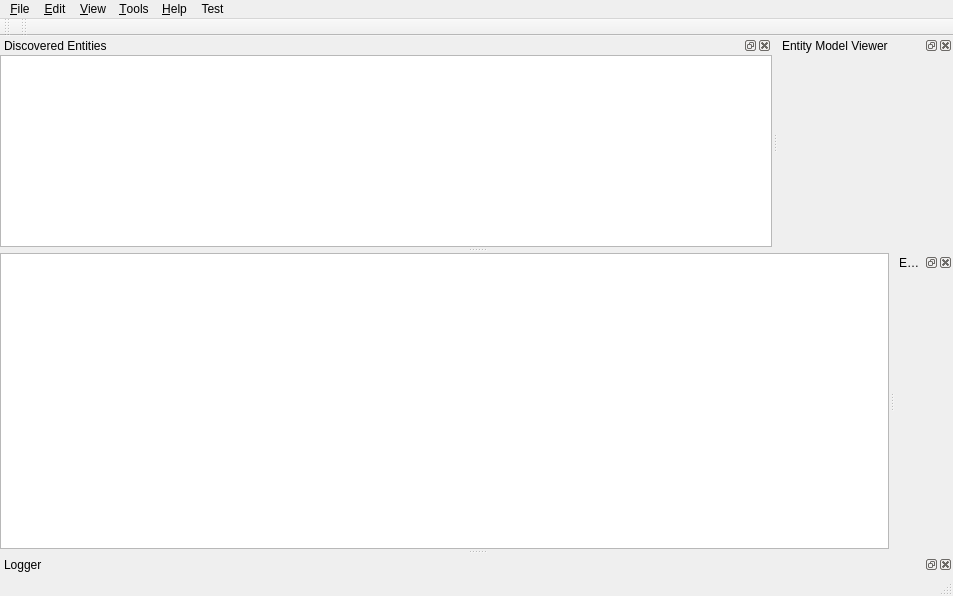
<?xml version="1.0" encoding="UTF-8"?>
<ui version="4.0">
 <class>MainWindow</class>
 <widget class="QMainWindow" name="MainWindow">
  <property name="geometry">
   <rect>
    <x>0</x>
    <y>0</y>
    <width>953</width>
    <height>596</height>
   </rect>
  </property>
  <property name="iconSize">
   <size>
    <width>32</width>
    <height>32</height>
   </size>
  </property>
  <property name="dockOptions">
   <set>QMainWindow::AllowTabbedDocks|QMainWindow::AnimatedDocks</set>
  </property>
  <widget class="QWidget" name="centralWidget">
   <layout class="QVBoxLayout" name="verticalLayout" stretch="0">
    <property name="spacing">
     <number>0</number>
    </property>
    <property name="leftMargin">
     <number>0</number>
    </property>
    <property name="topMargin">
     <number>0</number>
    </property>
    <property name="rightMargin">
     <number>0</number>
    </property>
    <property name="bottomMargin">
     <number>0</number>
    </property>
    <item>
     <widget class="QSplitter" name="splitter">
      <property name="orientation">
       <enum>Qt::Vertical</enum>
      </property>
      <widget class="connectionMatrix::View" name="routingTableView"/>
     </widget>
    </item>
   </layout>
  </widget>
  <widget class="QMenuBar" name="menubar">
   <property name="geometry">
    <rect>
     <x>0</x>
     <y>0</y>
     <width>953</width>
     <height>21</height>
    </rect>
   </property>
   <widget class="QMenu" name="menuFile">
    <property name="title">
     <string>&amp;File</string>
    </property>
    <widget class="QMenu" name="menuExport">
     <property name="title">
      <string>&amp;Export</string>
     </property>
     <addaction name="actionExportFullNetworkState"/>
    </widget>
    <addaction name="menuExport"/>
    <addaction name="separator"/>
    <addaction name="actionQuit"/>
   </widget>
   <widget class="QMenu" name="menuView">
    <property name="title">
     <string>&amp;View</string>
    </property>
    <addaction name="actionStreamModeRouting"/>
    <addaction name="actionChannelModeRouting"/>
   </widget>
   <widget class="QMenu" name="menuHelp">
    <property name="title">
     <string>&amp;Help</string>
    </property>
    <addaction name="actionAbout"/>
    <addaction name="actionChangeLog"/>
    <addaction name="separator"/>
    <addaction name="actionCheckForUpdates"/>
    <addaction name="separator"/>
    <addaction name="actionOpenProjectWebPage"/>
   </widget>
   <widget class="QMenu" name="menuTools">
    <property name="title">
     <string>&amp;Tools</string>
    </property>
    <addaction name="actionMediaClockManagement"/>
    <addaction name="actionDeviceFirmwareUpdate"/>
   </widget>
   <widget class="QMenu" name="menuEdit">
    <property name="title">
     <string>&amp;Edit</string>
    </property>
    <addaction name="actionSettings"/>
   </widget>
   <widget class="QMenu" name="menuTest">
    <property name="title">
     <string>Test</string>
    </property>
   </widget>
   <addaction name="menuFile"/>
   <addaction name="menuEdit"/>
   <addaction name="menuView"/>
   <addaction name="menuTools"/>
   <addaction name="menuHelp"/>
   <addaction name="menuTest"/>
  </widget>
  <widget class="QStatusBar" name="statusbar"/>
  <widget class="QDockWidget" name="loggerDockWidget">
   <property name="windowTitle">
    <string>Logger</string>
   </property>
   <attribute name="dockWidgetArea">
    <number>8</number>
   </attribute>
   <widget class="LoggerView" name="loggerView"/>
  </widget>
  <widget class="QDockWidget" name="entityInspectorDockWidget">
   <property name="windowTitle">
    <string>Entity Model Inspector</string>
   </property>
   <attribute name="dockWidgetArea">
    <number>2</number>
   </attribute>
   <widget class="EntityInspector" name="entityInspector"/>
  </widget>
  <widget class="QToolBar" name="controllerToolBar">
   <property name="windowTitle">
    <string>Controller Toolbar</string>
   </property>
   <attribute name="toolBarArea">
    <enum>TopToolBarArea</enum>
   </attribute>
   <attribute name="toolBarBreak">
    <bool>false</bool>
   </attribute>
  </widget>
  <widget class="QToolBar" name="utilitiesToolBar">
   <property name="windowTitle">
    <string>Utilities Toolbar</string>
   </property>
   <attribute name="toolBarArea">
    <enum>TopToolBarArea</enum>
   </attribute>
   <attribute name="toolBarBreak">
    <bool>false</bool>
   </attribute>
  </widget>
  <widget class="QDockWidget" name="entitiesDockWidget">
   <property name="allowedAreas">
    <set>Qt::BottomDockWidgetArea|Qt::TopDockWidgetArea</set>
   </property>
   <property name="windowTitle">
    <string>Discovered Entities</string>
   </property>
   <attribute name="dockWidgetArea">
    <number>4</number>
   </attribute>
   <widget class="DiscoveredEntitiesView" name="discoveredEntitiesView"/>
  </widget>
  <widget class="QDockWidget" name="emvDockWidget">
   <property name="allowedAreas">
    <set>Qt::TopDockWidgetArea | Qt::RightDockWidgetArea</set>
   </property>
   <property name="windowTitle">
    <string>Entity Model Viewer</string>
   </property>
   <attribute name="dockWidgetArea">
    <number>4</number>
   </attribute>
   <widget class="EmvView" name="emvview"/>
  </widget>
  <action name="actionQuit">
   <property name="text">
    <string>&amp;Quit</string>
   </property>
  </action>
  <action name="actionAbout">
   <property name="text">
    <string>About...</string>
   </property>
  </action>
  <action name="actionChangeLog">
   <property name="text">
    <string>Change Log...</string>
   </property>
  </action>
  <action name="actionMediaClockManagement">
   <property name="text">
    <string>&amp;Media Clock Management...</string>
   </property>
  </action>
  <action name="actionOpenProjectWebPage">
   <property name="text">
    <string>Open Project WebPage</string>
   </property>
  </action>
  <action name="actionExportFullNetworkState">
   <property name="text">
    <string>Full Network State...</string>
   </property>
  </action>
  <action name="actionSettings">
   <property name="text">
    <string>&amp;Settings...</string>
   </property>
  </action>
  <action name="actionDeviceFirmwareUpdate">
   <property name="text">
    <string>&amp;Device Firmware Update...</string>
   </property>
  </action>
  <action name="actionStreamModeRouting">
   <property name="checkable">
    <bool>true</bool>
   </property>
   <property name="text">
    <string>Stream Based Connections</string>
   </property>
  </action>
  <action name="actionChannelModeRouting">
   <property name="checkable">
    <bool>true</bool>
   </property>
   <property name="text">
    <string>Channel Based Connections</string>
   </property>
  </action>
  <action name="actionCheckForUpdates">
   <property name="text">
    <string>Check For Updates...</string>
   </property>
  </action>
 </widget>
 <customwidgets>
  <customwidget>
   <class>connectionMatrix::View</class>
   <extends>QTableView</extends>
   <header>connectionMatrix/view.hpp</header>
  </customwidget>
  <customwidget>
   <class>LoggerView</class>
   <extends>QWidget</extends>
   <header>loggerView.hpp</header>
   <container>1</container>
  </customwidget>
  <customwidget>
   <class>DiscoveredEntitiesView</class>
   <extends>QTableView</extends>
   <header>discoveredEntitiesView.hpp</header>
  </customwidget>
  <customwidget>
   <class>EntityInspector</class>
   <extends>QWidget</extends>
   <header>entityInspector.hpp</header>
  </customwidget>
  <customwidget>
   <class>EmvView</class>
   <extends>QWidget</extends>
   <header>emvview.h</header>
  </customwidget>
 </customwidgets>
 <resources/>
 <connections>
  <connection>
   <sender>actionQuit</sender>
   <signal>triggered()</signal>
   <receiver>MainWindow</receiver>
   <slot>close()</slot>
   <hints>
    <hint type="sourcelabel">
     <x>-1</x>
     <y>-1</y>
    </hint>
    <hint type="destinationlabel">
     <x>399</x>
     <y>299</y>
    </hint>
   </hints>
  </connection>
 </connections>
 <slots>
  <slot>openSettings()</slot>
 </slots>
</ui>
